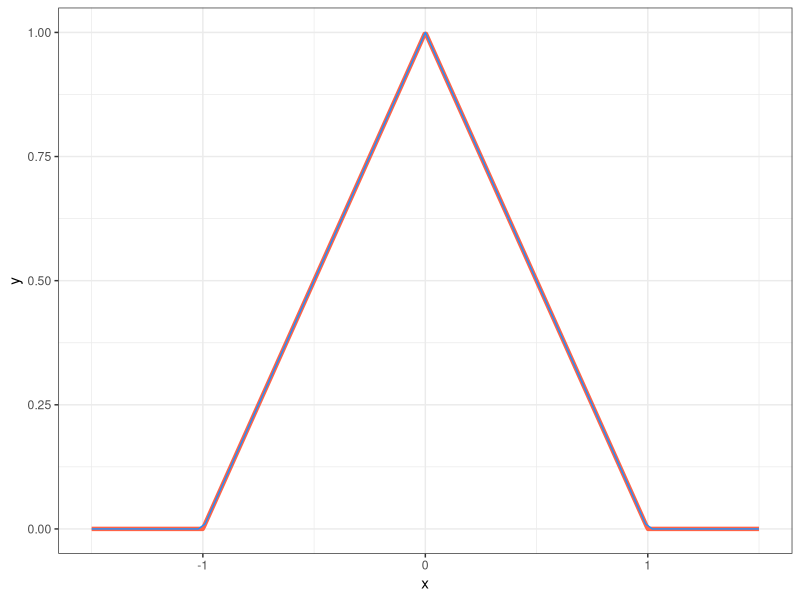
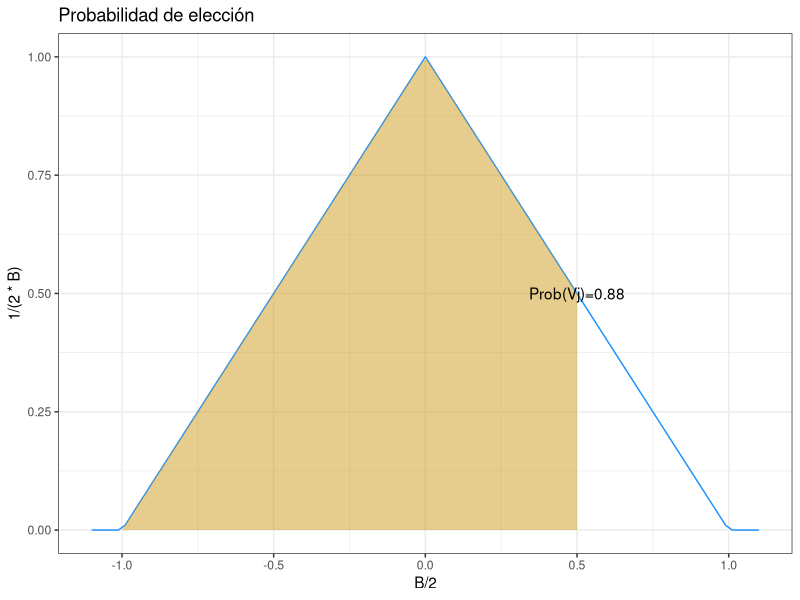

Write the R code that produced these figures, in order.
## ---- chunk 1
knitr::opts_chunk$set(echo = TRUE)

library(tidyverse)
## ---- chunk 2

f_den <- function(x, B=1){
  if(x>=-B & x<=0){
    y <- 1/B^2 *x +1/B
  }else if(x>0 & x<=B){
    y <- -1/B^2 *x +1/B
}else{
    y <- 0
}
  return(y)
}

fv_den <- Vectorize(f_den, "x")

f_dis <- function(x, B=1){
  if(x<(-1)*B){
    y <- 0}else if(x>=-B & x<=0){
    y <- (x+B)*(fv_den(x)/2)
  }else if(x>0 & x<=B){
    y <- 1- (B-x)*fv_den(x)/2
} else{
    y <- 0
}
  return(y)
}


x <- seq(-1.5, 1.5, length.out=500)
y <- sapply(x, f_den)

ggplot()+
  geom_line(aes(x,y), color="tomato", , linewidth=1.5)+
  geom_function(fun = fv_den, color="dodgerblue", linewidth=0.5)+
  xlim(-1.5, 1.5)+
  theme_bw()

## ---- chunk 3
decision <- function(Vj, Vi, B=1){
  Vji <- Vj-Vi
  PVj <- f_dis(Vji)
  
  ggplot()+
  geom_function(fun = fv_den, color="dodgerblue", linewidth=0.5, xlim=c(-B-0.1, B+0.1))+
  stat_function(fun = fv_den, geom= "area", fill="goldenrod3", alpha=0.5, xlim=c(-B, Vji))+ 
  geom_text(aes(B/2, 1/(2*B), label=paste0("Prob(Vj)=", round(PVj,2), sep="")))+
    labs(title="Probabilidad de elección")+
  theme_bw()
  
  
}


decision(Vj=6, Vi=5.5)
